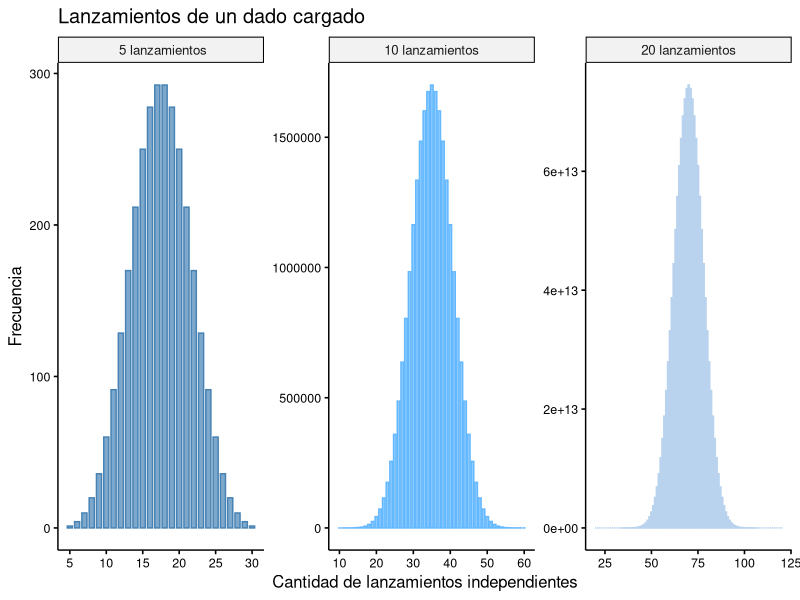

This figure's R source:
## ---- chunk 1
library(ggpubr)

# Suma de la misma variable aleatoria discreta en experimentos mutuamente independientes
suma_vadi <- function(pr, n = 2) {
    probs <- pr
    i <- 2
    # Como un resultado depende del resultado anterior, se usa un ciclo tradicional
    while(i <= n) {
        # Calcular el producto de los vectores de probabilidades
        npr <- outer(probs, pr, FUN = "+")
        # Obtener el resultado del lanzamiento correspondientes a cada probabilidad
        nout <- outer(as.numeric(names(probs)), as.numeric(names(pr)), FUN = "+")
        # Obtiene las nuevas probabilidades sumando las correspondientes a cada resultado
        probs <- tapply(npr, nout, sum)
        i <- i + 1
    }
    # Devuelve las probabilidades resultantes
    invisible(probs)
}

# Crear una variable discreta para representar el dado adulterado
resultados <- 1:6
probabilidades <- c(0.25, 0.125, 0.125, 0.125, 0.125, 0.25)
names(probabilidades) <- resultados

# Crear vector con los resultados de 5 lanzamientos del dado
lanzar_5 <- suma_vadi(probabilidades, n = 5)
lanzar_5_df <- data.frame(Salida = names(lanzar_5), Prob = lanzar_5, N = "05")

# Crear un vector con los resultados de 10 lanzamientos del dado
lanzar_10 <- suma_vadi(probabilidades, n = 10)
lanzar_10_df <- data.frame(Salida = names(lanzar_10), Prob = lanzar_10, N = "10")

# Crear un vector con los resultados de 20 lanzamientos del dado
lanzar_20 <- suma_vadi(probabilidades, n = 20)
lanzar_20_df <- data.frame(Salida = names(lanzar_20), Prob = lanzar_20, N = "20")

# Juntar las matrices de datos con los resultados
lanzamientos <- rbind(lanzar_5_df, lanzar_10_df, lanzar_20_df)
lanzamientos[["Salida"]] <- as.integer(lanzamientos[["Salida"]])

# Graficar los resultados
g <- ggbarplot(lanzamientos, x = "Salida", y = "Prob",
    title = "Lanzamientos de un dado cargado",
    xlab = "Cantidad de lanzamientos independientes", ylab = "Frecuencia",
    col = "N", fill = "N", alpha = 0.7,
    palette = c("steelblue", "steelblue1", "slategray2"))
g <- g + scale_x_continuous(breaks = get_breaks(n = 6))
g <- ggpar(g, legend = "none", font.tickslab = c(9, "plain", "black"))
g <- facet(g, facet.by = "N", scales = "free", panel.labs =
    list(N = c(" 5 lanzamientos", "10 lanzamientos", "20 lanzamientos")))
print(g)
